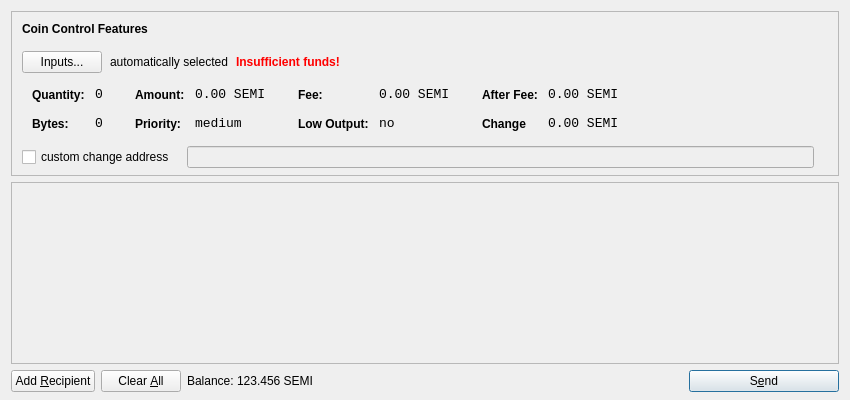
<?xml version="1.0" encoding="UTF-8"?>
<ui version="4.0">
 <class>SendCoinsDialog</class>
 <widget class="QDialog" name="SendCoinsDialog">
  <property name="geometry">
   <rect>
    <x>0</x>
    <y>0</y>
    <width>850</width>
    <height>400</height>
   </rect>
  </property>
  <property name="windowTitle">
   <string>Send Coins</string>
  </property>
  <layout class="QVBoxLayout" name="verticalLayout" stretch="0,1,0">
   <property name="bottomMargin">
    <number>8</number>
   </property>
   <item>
    <widget class="QFrame" name="frameCoinControl">
     <property name="sizePolicy">
      <sizepolicy hsizetype="Expanding" vsizetype="Expanding">
       <horstretch>0</horstretch>
       <verstretch>0</verstretch>
      </sizepolicy>
     </property>
     <property name="maximumSize">
      <size>
       <width>16777215</width>
       <height>16777215</height>
      </size>
     </property>
     <property name="frameShape">
      <enum>QFrame::StyledPanel</enum>
     </property>
     <property name="frameShadow">
      <enum>QFrame::Sunken</enum>
     </property>
     <layout class="QVBoxLayout" name="verticalLayoutCoinControl2">
      <property name="spacing">
       <number>-1</number>
      </property>
      <property name="leftMargin">
       <number>0</number>
      </property>
      <property name="topMargin">
       <number>0</number>
      </property>
      <property name="rightMargin">
       <number>0</number>
      </property>
      <property name="bottomMargin">
       <number>6</number>
      </property>
      <item>
       <layout class="QVBoxLayout" name="verticalLayoutCoinControl" stretch="0,0,0,0,1">
        <property name="spacing">
         <number>0</number>
        </property>
        <property name="leftMargin">
         <number>10</number>
        </property>
        <property name="topMargin">
         <number>10</number>
        </property>
        <item>
         <layout class="QHBoxLayout" name="horizontalLayoutCoinControl1">
          <property name="bottomMargin">
           <number>15</number>
          </property>
          <item>
           <widget class="QLabel" name="labelCoinControlFeatures">
            <property name="sizePolicy">
             <sizepolicy hsizetype="Preferred" vsizetype="Maximum">
              <horstretch>0</horstretch>
              <verstretch>0</verstretch>
             </sizepolicy>
            </property>
            <property name="font">
             <font>
              <weight>75</weight>
              <bold>true</bold>
             </font>
            </property>
            <property name="styleSheet">
             <string notr="true">font-weight:bold;</string>
            </property>
            <property name="text">
             <string>Coin Control Features</string>
            </property>
           </widget>
          </item>
         </layout>
        </item>
        <item>
         <layout class="QHBoxLayout" name="horizontalLayoutCoinControl2" stretch="0,0,0,0">
          <property name="spacing">
           <number>8</number>
          </property>
          <property name="bottomMargin">
           <number>10</number>
          </property>
          <item>
           <widget class="QPushButton" name="pushButtonCoinControl">
            <property name="styleSheet">
             <string notr="true"/>
            </property>
            <property name="text">
             <string>Inputs...</string>
            </property>
           </widget>
          </item>
          <item>
           <widget class="QLabel" name="labelCoinControlAutomaticallySelected">
            <property name="text">
             <string>automatically selected</string>
            </property>
            <property name="margin">
             <number>5</number>
            </property>
           </widget>
          </item>
          <item>
           <widget class="QLabel" name="labelCoinControlInsuffFunds">
            <property name="font">
             <font>
              <weight>75</weight>
              <bold>true</bold>
             </font>
            </property>
            <property name="styleSheet">
             <string notr="true">color:red;font-weight:bold;</string>
            </property>
            <property name="text">
             <string>Insufficient funds!</string>
            </property>
            <property name="margin">
             <number>5</number>
            </property>
           </widget>
          </item>
          <item>
           <spacer name="horizontalSpacerCoinControl">
            <property name="orientation">
             <enum>Qt::Horizontal</enum>
            </property>
            <property name="sizeHint" stdset="0">
             <size>
              <width>40</width>
              <height>1</height>
             </size>
            </property>
           </spacer>
          </item>
         </layout>
        </item>
        <item>
         <widget class="QWidget" name="widgetCoinControl" native="true">
          <property name="sizePolicy">
           <sizepolicy hsizetype="Preferred" vsizetype="Preferred">
            <horstretch>0</horstretch>
            <verstretch>0</verstretch>
           </sizepolicy>
          </property>
          <property name="minimumSize">
           <size>
            <width>0</width>
            <height>0</height>
           </size>
          </property>
          <property name="styleSheet">
           <string notr="true"/>
          </property>
          <layout class="QHBoxLayout" name="horizontalLayoutCoinControl5">
           <property name="margin">
            <number>0</number>
           </property>
           <item>
            <layout class="QHBoxLayout" name="horizontalLayoutCoinControl3" stretch="0,0,0,1">
             <property name="spacing">
              <number>20</number>
             </property>
             <property name="topMargin">
              <number>0</number>
             </property>
             <property name="bottomMargin">
              <number>10</number>
             </property>
             <item>
              <layout class="QFormLayout" name="formLayoutCoinControl1">
               <property name="horizontalSpacing">
                <number>10</number>
               </property>
               <property name="verticalSpacing">
                <number>14</number>
               </property>
               <property name="leftMargin">
                <number>10</number>
               </property>
               <property name="topMargin">
                <number>4</number>
               </property>
               <property name="rightMargin">
                <number>6</number>
               </property>
               <item row="0" column="0">
                <widget class="QLabel" name="labelCoinControlQuantityText">
                 <property name="styleSheet">
                  <string notr="true">font-weight:bold;</string>
                 </property>
                 <property name="text">
                  <string>Quantity:</string>
                 </property>
                 <property name="margin">
                  <number>0</number>
                 </property>
                </widget>
               </item>
               <item row="0" column="1">
                <widget class="QLabel" name="labelCoinControlQuantity">
                 <property name="font">
                  <font>
                   <family>Monospace</family>
                   <pointsize>10</pointsize>
                  </font>
                 </property>
                 <property name="cursor">
                  <cursorShape>IBeamCursor</cursorShape>
                 </property>
                 <property name="contextMenuPolicy">
                  <enum>Qt::ActionsContextMenu</enum>
                 </property>
                 <property name="text">
                  <string>0</string>
                 </property>
                 <property name="margin">
                  <number>0</number>
                 </property>
                 <property name="textInteractionFlags">
                  <set>Qt::LinksAccessibleByMouse|Qt::TextSelectableByKeyboard|Qt::TextSelectableByMouse</set>
                 </property>
                </widget>
               </item>
               <item row="1" column="0">
                <widget class="QLabel" name="labelCoinControlBytesText">
                 <property name="styleSheet">
                  <string notr="true">font-weight:bold;</string>
                 </property>
                 <property name="text">
                  <string>Bytes:</string>
                 </property>
                </widget>
               </item>
               <item row="1" column="1">
                <widget class="QLabel" name="labelCoinControlBytes">
                 <property name="font">
                  <font>
                   <family>Monospace</family>
                   <pointsize>10</pointsize>
                  </font>
                 </property>
                 <property name="cursor">
                  <cursorShape>IBeamCursor</cursorShape>
                 </property>
                 <property name="contextMenuPolicy">
                  <enum>Qt::ActionsContextMenu</enum>
                 </property>
                 <property name="text">
                  <string>0</string>
                 </property>
                 <property name="textInteractionFlags">
                  <set>Qt::LinksAccessibleByMouse|Qt::TextSelectableByKeyboard|Qt::TextSelectableByMouse</set>
                 </property>
                </widget>
               </item>
              </layout>
             </item>
             <item>
              <layout class="QFormLayout" name="formLayoutCoinControl2">
               <property name="horizontalSpacing">
                <number>10</number>
               </property>
               <property name="verticalSpacing">
                <number>14</number>
               </property>
               <property name="leftMargin">
                <number>6</number>
               </property>
               <property name="topMargin">
                <number>4</number>
               </property>
               <property name="rightMargin">
                <number>6</number>
               </property>
               <item row="0" column="0">
                <widget class="QLabel" name="labelCoinControlAmountText">
                 <property name="styleSheet">
                  <string notr="true">font-weight:bold;</string>
                 </property>
                 <property name="text">
                  <string>Amount:</string>
                 </property>
                 <property name="margin">
                  <number>0</number>
                 </property>
                </widget>
               </item>
               <item row="0" column="1">
                <widget class="QLabel" name="labelCoinControlAmount">
                 <property name="font">
                  <font>
                   <family>Monospace</family>
                   <pointsize>10</pointsize>
                  </font>
                 </property>
                 <property name="cursor">
                  <cursorShape>IBeamCursor</cursorShape>
                 </property>
                 <property name="contextMenuPolicy">
                  <enum>Qt::ActionsContextMenu</enum>
                 </property>
                 <property name="text">
                  <string>0.00 SEMI</string>
                 </property>
                 <property name="textInteractionFlags">
                  <set>Qt::LinksAccessibleByMouse|Qt::TextSelectableByKeyboard|Qt::TextSelectableByMouse</set>
                 </property>
                </widget>
               </item>
               <item row="1" column="0">
                <widget class="QLabel" name="labelCoinControlPriorityText">
                 <property name="styleSheet">
                  <string notr="true">font-weight:bold;</string>
                 </property>
                 <property name="text">
                  <string>Priority:</string>
                 </property>
                </widget>
               </item>
               <item row="1" column="1">
                <widget class="QLabel" name="labelCoinControlPriority">
                 <property name="font">
                  <font>
                   <family>Monospace</family>
                   <pointsize>10</pointsize>
                  </font>
                 </property>
                 <property name="cursor">
                  <cursorShape>IBeamCursor</cursorShape>
                 </property>
                 <property name="contextMenuPolicy">
                  <enum>Qt::ActionsContextMenu</enum>
                 </property>
                 <property name="text">
                  <string>medium</string>
                 </property>
                 <property name="textInteractionFlags">
                  <set>Qt::LinksAccessibleByMouse|Qt::TextSelectableByKeyboard|Qt::TextSelectableByMouse</set>
                 </property>
                </widget>
               </item>
              </layout>
             </item>
             <item>
              <layout class="QFormLayout" name="formLayoutCoinControl3">
               <property name="horizontalSpacing">
                <number>10</number>
               </property>
               <property name="verticalSpacing">
                <number>14</number>
               </property>
               <property name="leftMargin">
                <number>6</number>
               </property>
               <property name="topMargin">
                <number>4</number>
               </property>
               <property name="rightMargin">
                <number>6</number>
               </property>
               <item row="0" column="0">
                <widget class="QLabel" name="labelCoinControlFeeText">
                 <property name="styleSheet">
                  <string notr="true">font-weight:bold;</string>
                 </property>
                 <property name="text">
                  <string>Fee:</string>
                 </property>
                 <property name="margin">
                  <number>0</number>
                 </property>
                </widget>
               </item>
               <item row="0" column="1">
                <widget class="QLabel" name="labelCoinControlFee">
                 <property name="font">
                  <font>
                   <family>Monospace</family>
                   <pointsize>10</pointsize>
                  </font>
                 </property>
                 <property name="cursor">
                  <cursorShape>IBeamCursor</cursorShape>
                 </property>
                 <property name="contextMenuPolicy">
                  <enum>Qt::ActionsContextMenu</enum>
                 </property>
                 <property name="text">
                  <string>0.00 SEMI</string>
                 </property>
                 <property name="textInteractionFlags">
                  <set>Qt::LinksAccessibleByMouse|Qt::TextSelectableByKeyboard|Qt::TextSelectableByMouse</set>
                 </property>
                </widget>
               </item>
               <item row="1" column="0">
                <widget class="QLabel" name="labelCoinControlLowOutputText">
                 <property name="styleSheet">
                  <string notr="true">font-weight:bold;</string>
                 </property>
                 <property name="text">
                  <string>Low Output:</string>
                 </property>
                </widget>
               </item>
               <item row="1" column="1">
                <widget class="QLabel" name="labelCoinControlLowOutput">
                 <property name="font">
                  <font>
                   <family>Monospace</family>
                   <pointsize>10</pointsize>
                  </font>
                 </property>
                 <property name="cursor">
                  <cursorShape>IBeamCursor</cursorShape>
                 </property>
                 <property name="contextMenuPolicy">
                  <enum>Qt::ActionsContextMenu</enum>
                 </property>
                 <property name="text">
                  <string>no</string>
                 </property>
                 <property name="textInteractionFlags">
                  <set>Qt::LinksAccessibleByMouse|Qt::TextSelectableByKeyboard|Qt::TextSelectableByMouse</set>
                 </property>
                </widget>
               </item>
              </layout>
             </item>
             <item>
              <layout class="QFormLayout" name="formLayoutCoinControl4">
               <property name="horizontalSpacing">
                <number>10</number>
               </property>
               <property name="verticalSpacing">
                <number>14</number>
               </property>
               <property name="leftMargin">
                <number>6</number>
               </property>
               <property name="topMargin">
                <number>4</number>
               </property>
               <property name="rightMargin">
                <number>6</number>
               </property>
               <item row="0" column="0">
                <widget class="QLabel" name="labelCoinControlAfterFeeText">
                 <property name="styleSheet">
                  <string notr="true">font-weight:bold;</string>
                 </property>
                 <property name="text">
                  <string>After Fee:</string>
                 </property>
                 <property name="margin">
                  <number>0</number>
                 </property>
                </widget>
               </item>
               <item row="0" column="1">
                <widget class="QLabel" name="labelCoinControlAfterFee">
                 <property name="font">
                  <font>
                   <family>Monospace</family>
                   <pointsize>10</pointsize>
                  </font>
                 </property>
                 <property name="cursor">
                  <cursorShape>IBeamCursor</cursorShape>
                 </property>
                 <property name="contextMenuPolicy">
                  <enum>Qt::ActionsContextMenu</enum>
                 </property>
                 <property name="text">
                  <string>0.00 SEMI</string>
                 </property>
                 <property name="textInteractionFlags">
                  <set>Qt::LinksAccessibleByMouse|Qt::TextSelectableByKeyboard|Qt::TextSelectableByMouse</set>
                 </property>
                </widget>
               </item>
               <item row="1" column="0">
                <widget class="QLabel" name="labelCoinControlChangeText">
                 <property name="styleSheet">
                  <string notr="true">font-weight:bold;</string>
                 </property>
                 <property name="text">
                  <string>Change</string>
                 </property>
                </widget>
               </item>
               <item row="1" column="1">
                <widget class="QLabel" name="labelCoinControlChange">
                 <property name="font">
                  <font>
                   <family>Monospace</family>
                   <pointsize>10</pointsize>
                  </font>
                 </property>
                 <property name="cursor">
                  <cursorShape>IBeamCursor</cursorShape>
                 </property>
                 <property name="contextMenuPolicy">
                  <enum>Qt::ActionsContextMenu</enum>
                 </property>
                 <property name="text">
                  <string>0.00 SEMI</string>
                 </property>
                 <property name="textInteractionFlags">
                  <set>Qt::LinksAccessibleByMouse|Qt::TextSelectableByKeyboard|Qt::TextSelectableByMouse</set>
                 </property>
                </widget>
               </item>
              </layout>
             </item>
            </layout>
           </item>
          </layout>
         </widget>
        </item>
        <item>
         <layout class="QHBoxLayout" name="horizontalLayoutCoinControl4" stretch="0,0,0">
          <property name="spacing">
           <number>12</number>
          </property>
          <property name="sizeConstraint">
           <enum>QLayout::SetDefaultConstraint</enum>
          </property>
          <property name="topMargin">
           <number>5</number>
          </property>
          <property name="rightMargin">
           <number>5</number>
          </property>
          <item>
           <widget class="QCheckBox" name="checkBoxCoinControlChange">
            <property name="text">
             <string>custom change address</string>
            </property>
           </widget>
          </item>
          <item>
           <widget class="QLineEdit" name="lineEditCoinControlChange">
            <property name="enabled">
             <bool>false</bool>
            </property>
            <property name="sizePolicy">
             <sizepolicy hsizetype="Expanding" vsizetype="Fixed">
              <horstretch>0</horstretch>
              <verstretch>0</verstretch>
             </sizepolicy>
            </property>
           </widget>
          </item>
          <item>
           <widget class="QLabel" name="labelCoinControlChangeLabel">
            <property name="sizePolicy">
             <sizepolicy hsizetype="Preferred" vsizetype="Expanding">
              <horstretch>0</horstretch>
              <verstretch>0</verstretch>
             </sizepolicy>
            </property>
            <property name="minimumSize">
             <size>
              <width>0</width>
              <height>0</height>
             </size>
            </property>
            <property name="text">
             <string/>
            </property>
            <property name="margin">
             <number>3</number>
            </property>
           </widget>
          </item>
         </layout>
        </item>
        <item>
         <spacer name="verticalSpacerCoinControl">
          <property name="orientation">
           <enum>Qt::Vertical</enum>
          </property>
          <property name="sizeHint" stdset="0">
           <size>
            <width>800</width>
            <height>1</height>
           </size>
          </property>
         </spacer>
        </item>
       </layout>
      </item>
     </layout>
    </widget>
   </item>
   <item>
    <widget class="QScrollArea" name="scrollArea">
     <property name="widgetResizable">
      <bool>true</bool>
     </property>
     <widget class="QWidget" name="scrollAreaWidgetContents">
      <property name="geometry">
       <rect>
        <x>0</x>
        <y>0</y>
        <width>830</width>
        <height>165</height>
       </rect>
      </property>
      <layout class="QVBoxLayout" name="verticalLayout_2">
       <property name="margin">
        <number>0</number>
       </property>
       <item>
        <layout class="QVBoxLayout" name="entries">
         <property name="spacing">
          <number>6</number>
         </property>
        </layout>
       </item>
       <item>
        <spacer name="verticalSpacer">
         <property name="orientation">
          <enum>Qt::Vertical</enum>
         </property>
         <property name="sizeHint" stdset="0">
          <size>
           <width>20</width>
           <height>40</height>
          </size>
         </property>
        </spacer>
       </item>
      </layout>
     </widget>
    </widget>
   </item>
   <item>
    <layout class="QHBoxLayout" name="horizontalLayout">
     <item>
      <widget class="QPushButton" name="addButton">
       <property name="toolTip">
        <string>Send to multiple recipients at once</string>
       </property>
       <property name="text">
        <string>Add &amp;Recipient</string>
       </property>
       <property name="icon">
        <iconset resource="../bitcoin.qrc">
         <normaloff>:/icons/add</normaloff>:/icons/add</iconset>
       </property>
       <property name="autoDefault">
        <bool>false</bool>
       </property>
      </widget>
     </item>
     <item>
      <widget class="QPushButton" name="clearButton">
       <property name="sizePolicy">
        <sizepolicy hsizetype="Minimum" vsizetype="Fixed">
         <horstretch>0</horstretch>
         <verstretch>0</verstretch>
        </sizepolicy>
       </property>
       <property name="toolTip">
        <string>Remove all transaction fields</string>
       </property>
       <property name="text">
        <string>Clear &amp;All</string>
       </property>
       <property name="icon">
        <iconset resource="../bitcoin.qrc">
         <normaloff>:/icons/remove</normaloff>:/icons/remove</iconset>
       </property>
       <property name="autoRepeatDelay">
        <number>300</number>
       </property>
       <property name="autoDefault">
        <bool>false</bool>
       </property>
      </widget>
     </item>
     <item>
      <layout class="QHBoxLayout" name="horizontalLayout_2">
       <property name="spacing">
        <number>3</number>
       </property>
       <item>
        <widget class="QLabel" name="label">
         <property name="sizePolicy">
          <sizepolicy hsizetype="Preferred" vsizetype="Fixed">
           <horstretch>0</horstretch>
           <verstretch>0</verstretch>
          </sizepolicy>
         </property>
         <property name="text">
          <string>Balance:</string>
         </property>
        </widget>
       </item>
       <item>
        <widget class="QLabel" name="labelBalance">
         <property name="sizePolicy">
          <sizepolicy hsizetype="Preferred" vsizetype="Fixed">
           <horstretch>0</horstretch>
           <verstretch>0</verstretch>
          </sizepolicy>
         </property>
         <property name="cursor">
          <cursorShape>IBeamCursor</cursorShape>
         </property>
         <property name="text">
          <string>123.456 SEMI</string>
         </property>
         <property name="textInteractionFlags">
          <set>Qt::LinksAccessibleByMouse|Qt::TextSelectableByKeyboard|Qt::TextSelectableByMouse</set>
         </property>
        </widget>
       </item>
      </layout>
     </item>
     <item>
      <spacer name="horizontalSpacer">
       <property name="orientation">
        <enum>Qt::Horizontal</enum>
       </property>
       <property name="sizeHint" stdset="0">
        <size>
         <width>40</width>
         <height>20</height>
        </size>
       </property>
      </spacer>
     </item>
     <item>
      <widget class="QPushButton" name="sendButton">
       <property name="minimumSize">
        <size>
         <width>150</width>
         <height>0</height>
        </size>
       </property>
       <property name="toolTip">
        <string>Confirm the send action</string>
       </property>
       <property name="text">
        <string>S&amp;end</string>
       </property>
       <property name="icon">
        <iconset resource="../bitcoin.qrc">
         <normaloff>:/icons/send</normaloff>:/icons/send</iconset>
       </property>
       <property name="default">
        <bool>true</bool>
       </property>
      </widget>
     </item>
    </layout>
   </item>
  </layout>
 </widget>
 <resources>
  <include location="../bitcoin.qrc"/>
 </resources>
 <connections/>
</ui>
